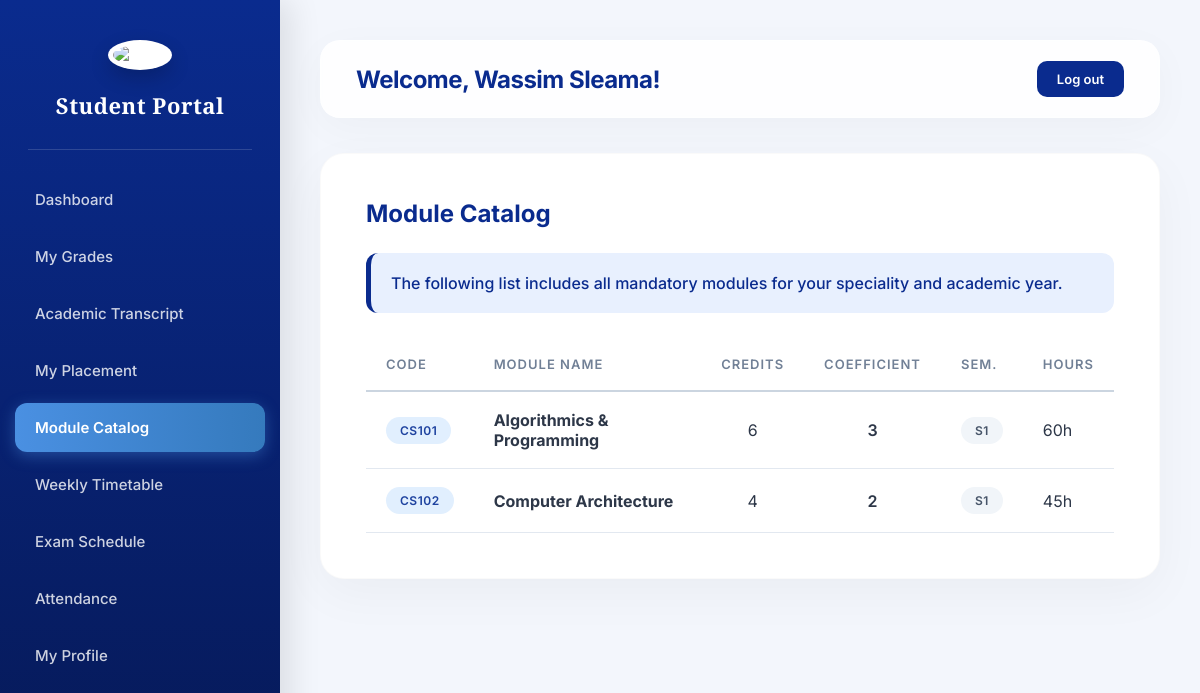
/components/my_modules.php (signed in), run on the app's committed database.
### tables this page shows
CREATE TABLE courses (
    id INT AUTO_INCREMENT PRIMARY KEY,
    name VARCHAR(100) NOT NULL,
    code VARCHAR(30) NOT NULL UNIQUE,
    credits INT NOT NULL,
    coefficient INT NOT NULL,
    hours INT NOT NULL,
    semester ENUM('S1','S2') NOT NULL,
    speciality_id INT NOT NULL,
    year_id INT NOT NULL,
    FOREIGN KEY (speciality_id) REFERENCES speciality(id),
    FOREIGN KEY (year_id) REFERENCES years(id)
);

### components/my_modules.php (the view)
<?php include 'layout_header.php';
$modules = [];
if(isset($student_info['section_id'])) {
    $stmt = $pdo->prepare("
        SELECT c.name, c.code, c.coefficient, c.credits, c.semester, c.hours
        FROM courses c
        JOIN section s ON c.speciality_id = s.speciality_id AND c.year_id = s.year_id
        WHERE s.id = ?
        ORDER BY c.semester, c.name
    ");
    $stmt->execute([$student_info['section_id']]);
    $modules = $stmt->fetchAll();
}
?>
<div class="card-container">
    <h2 style="color: #0A2B8E; margin-bottom: 25px;">Module Catalog</h2>
    <div class="info-panel-blue">
        <p>The following list includes all mandatory modules for your speciality and academic year.</p>
    </div>
    <table class="data-table">
        <thead>
            <tr>
                <th>Code</th>
                <th>Module Name</th>
                <th>Credits</th>
                <th>Coefficient</th>
                <th>Sem.</th>
                <th>Hours</th>
            </tr>
        </thead>
        <tbody>
            <?php if(empty($modules)): ?>
                <tr><td colspan="6">No modules found for your program.</td></tr>
            <?php else: ?>
                <?php foreach($modules as $m): ?>
                <tr>
                    <td><span class="badge badge-info"><?= htmlspecialchars($m['code']) ?></span></td>
                    <td><strong><?= htmlspecialchars($m['name']) ?></strong></td>
                    <td style="text-align: center;"><?= htmlspecialchars($m['credits']) ?></td>
                    <td style="text-align: center; font-weight: 600;"><?= htmlspecialchars($m['coefficient']) ?></td>
                    <td><span class="badge" style="background: #f1f5f9; color: #475569;"><?= htmlspecialchars($m['semester']) ?></span></td>
                    <td><?= htmlspecialchars($m['hours']) ?>h</td>
                </tr>
                <?php endforeach; ?>
            <?php endif; ?>
        </tbody>
    </table>
</div>
<?php include 'layout_footer.php'; ?>

### css/dashboard.css (style rules this page uses)
* { box-sizing: border-box; margin: 0; padding: 0; }
body { display: flex; height: 100vh; background: #f3f6fc; font-family: 'Inter', sans-serif; color: #2d3748; overflow: hidden; }
.card-container { background: white; padding: 45px; border-radius: 24px; box-shadow: 0 15px 50px rgba(0,0,0,0.04); min-height: 400px; border: 1px solid rgba(0,0,0,0.02); transition: transform 0.3s ease; }
.data-table { width: 100%; border-collapse: separate; border-spacing: 0; margin-top: 25px; }
.data-table th, .data-table td { padding: 18px 20px; text-align: left; border-bottom: 1px solid #e2e8f0; }
.data-table th { background-color: transparent; color: #718096; font-size: 13px; font-weight: 600; text-transform: uppercase; letter-spacing: 1px; border-bottom: 2px solid #cbd5e0; }
.data-table tr { transition: all 0.2s ease; }
.badge { display: inline-block; padding: 6px 14px; border-radius: 30px; font-size: 12px; font-weight: 600; letter-spacing: 0.5px; }
.badge-info { background: #e1effe; color: #1e429f; }
.info-panel-blue { background: #e8f0fe; padding: 20px; border-radius: 12px; border-left: 5px solid #0A2B8E; margin-bottom: 25px; }
.info-panel-blue p { color: #0A2B8E; font-weight: 500; margin: 0; }

### data on the page
courses: code "CS101", name "Algorithmics & Programming", credits "6", coefficient "3", semester "S1", hours "60"
courses: code "CS102", name "Computer Architecture", credits "4", coefficient "2", semester "S1", hours "45"

### other printed values
$_SESSION['user_name'] "Wassim Sleama"
